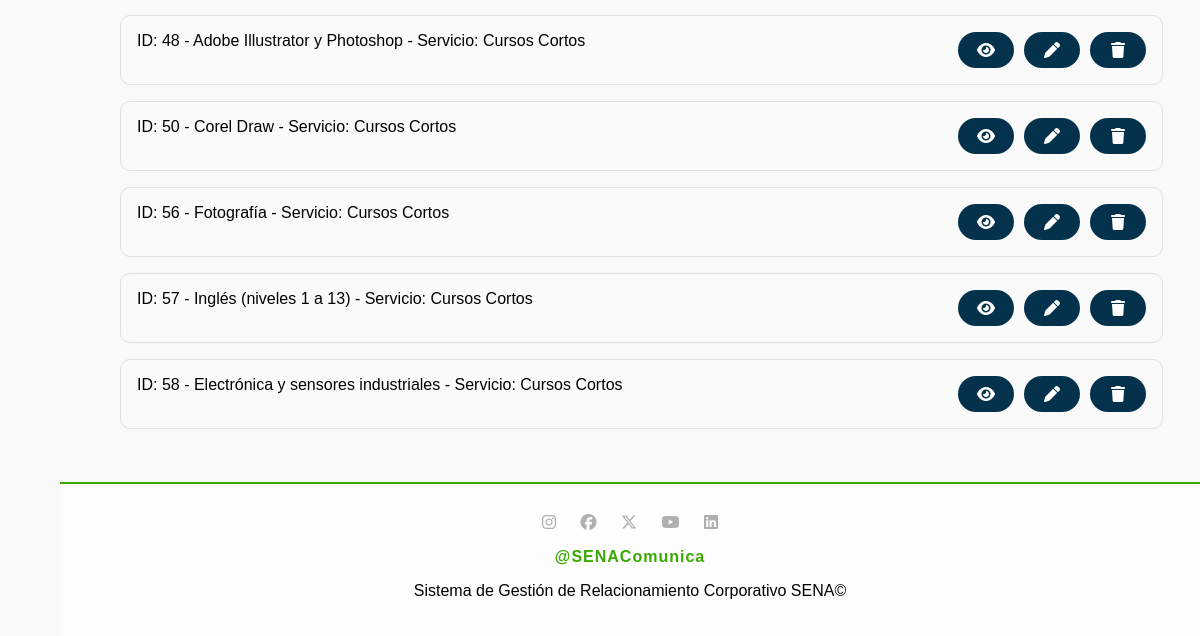
The app's page /tipoServicio/view (signed in, lower part), older data.
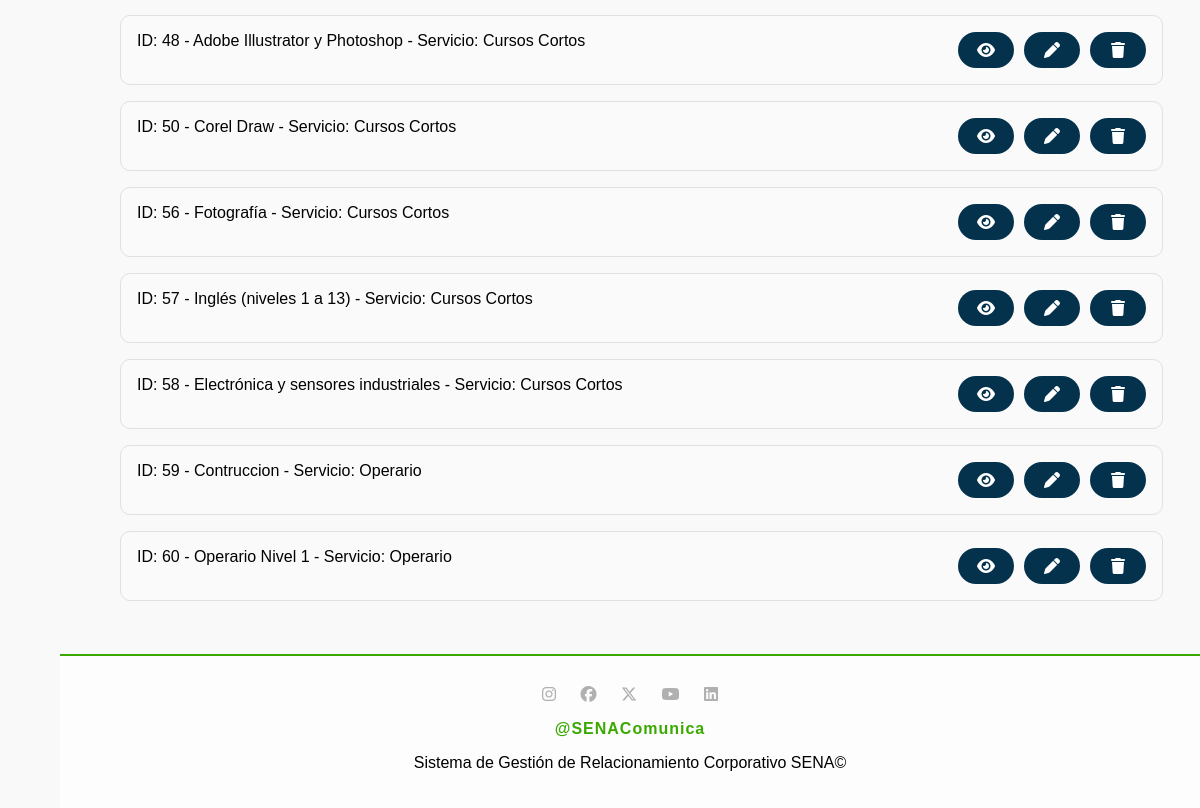
The same page, newer data.
### tables this page shows
CREATE TABLE `tiposervicio` (
  `idTipoServicio` int(11) NOT NULL,
  `TipoServicio` varchar(100) NOT NULL,
  `FKidServicio` int(11) NOT NULL
);

CREATE TABLE `servicio` (
  `idServicio` int(11) NOT NULL,
  `Servicio` varchar(100) NOT NULL,
  `Color` varchar(7) NOT NULL
);

### app/controllers/baseController.php (called while the page is built, shortened)
<?php
class BaseController
{
    public $layout = "default";
    public function render(string $view, array $arrayData = null)
    {
        $layout = MAIN_APP_ROUTE . "../views/layouts/{$this->layout}.php";
        include_once $layout;
    }
}

### app/controllers/tipoServicioController.php (called while the page is built, shortened)
<?php
require_once "baseController.php";
require_once MAIN_APP_ROUTE."../models/TipoServicioModel.php";
class TipoServicioController extends BaseController {
    public function view(){
        $tipoServicioObj = new TipoServicioModel();
        $tiposServicio = $tipoServicioObj->getAll();
        $data = [
            "titulo" => "Lista de Tipos de Servicio",
            "tiposServicio" => $tiposServicio
        ];
        $this->render('tipoServicio/view.php', $data);
    }
}

### app/models/BaseModel.php (called while the page is built, shortened)
<?php
abstract class BaseModel {
    public function __construct() {
        try {
            $options = [
                PDO::ATTR_ERRMODE => PDO::ERRMODE_EXCEPTION,
                PDO::ATTR_DEFAULT_FETCH_MODE => PDO::FETCH_OBJ
            ];
            $dsn = DRIVER.':host='.HOST.';dbname='.DATABASE;
            $this->dbConnection = new PDO($dsn, USERNAME_DB, PASSWORD_DB, $options);
        } catch (PDOException $ex) {
            echo 'Error en la conexión: '.$ex->getMessage();
            exit;
        }
    }
}

### app/models/tipoServicioModel.php (called while the page is built, shortened)
<?php
require_once MAIN_APP_ROUTE."../models/BaseModel.php";
class tipoServicioModel extends BaseModel {
    public function __construct(
        ?int $idTipoServicio = null,
        ?string $TipoServicio = null,
        ?int $FKidServicio = null
    ) {
        $this->table = "tiposervicio";
    }
    public function getAll(): array {
        try {
            $sql = "SELECT t.*, s.Servicio as NombreServicio
                    FROM $this->table t
                    LEFT JOIN servicio s ON t.FKidServicio = s.idServicio";
            return $this->dbConnection->query($sql)->fetchAll(PDO::FETCH_OBJ);
        } catch (PDOException $e) {
            throw new PDOException("Error al obtener tipos de servicio: " . $e->getMessage());
        }
    }
}

### app/views/tipoServicio/view.php (the view, shortened to what this page needs)
<div class="data-container">
    <?php
    if (empty($tiposServicio)) {
        echo "<br>No se encuentran tipos de servicio en la base de datos";
    } else {
        foreach ($tiposServicio as $tipo) {
            echo "<div class='record'>
                <span>ID: {$tipo->idTipoServicio} - {$tipo->TipoServicio} - Servicio: {$tipo->NombreServicio}</span>
                <div class='buttons'>
                    <a href='/tipoServicio/view/{$tipo->idTipoServicio}'><i class='fas fa-eye'></i></a>
                    <a href='/tipoServicio/edit/{$tipo->idTipoServicio}'><i class='fas fa-pen'></i></a>
                    <a href='/tipoServicio/delete/{$tipo->idTipoServicio}'><i class='fas fa-trash'></i></a>
                </div>
            </div>";
        }
    }
    ?>
</div>

Row changes from the older to the newer data that the page shows:
added tiposervicio: idTipoServicio "59", TipoServicio "Contruccion", FKidServicio.Servicio "Operario"
added tiposervicio: idTipoServicio "60", TipoServicio "Operario Nivel 1", FKidServicio.Servicio "Operario"
